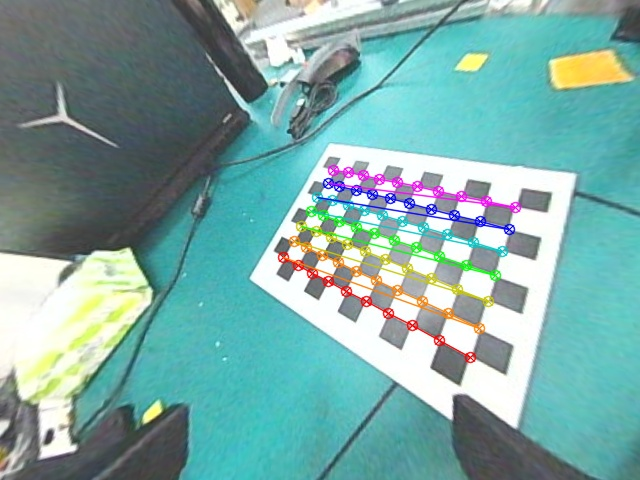
#> input picture control/calibration_data/sample_001.jpg, 640 x 480 px
$ python -i hand_eye_calibration.py   (imports and definitions only)   (older library calls are emulated)
#> lines starting #> are read from the running program, lines starting #| are printed output that depends on the picture
#!/usr/bin/env python3
"""
Eye-in-hand hand-eye calibration for Piper robotic arm with drag teaching.

The camera is rigidly mounted on the robot's end-effector (eye-in-hand).
A checkerboard is placed at a fixed position in the workspace.
Drag the arm to different poses; at each pose the script captures:
  - end-effector pose in robot base frame (from forward kinematics via CAN)
  - checkerboard pose in camera frame (via solvePnP)

After collecting enough samples (>= 5 recommended), solves AX = XB to find
the camera-to-end-effector rigid transformation.

Requirements: pip install opencv-python numpy
"""

import numpy as np
import cv2
import os
import sys
import time
import argparse
from datetime import datetime

sys.path.insert(0, os.path.join(os.path.dirname(os.path.abspath(__file__)), '..'))
from piper_sdk import C_PiperInterface_V2


# ---------------------------------------------------------------------------
# helpers
# ---------------------------------------------------------------------------

# [268 lines left out: functions _rpy_to_matrix, _matrix_to_rpy, _solve_pnp, _solve_pnp_with_rpe, load_intrinsics, _load_intrinsics_yaml and 3 more, not called in this run]


# ---------------------------------------------------------------------------
# HandEyeCalibrator
# ---------------------------------------------------------------------------

class HandEyeCalibrator:
    """Eye-in-hand calibration for the Piper arm (drag-teaching workflow)."""

    def __init__(self, can_name="can0", chessboard_size=(10, 7), square_size=0.025,
                 camera_matrix=None, dist_coeffs=None, save_dir="calibration_data"):
        self.can_name = can_name
        self.chessboard_size = chessboard_size
        self.square_size = square_size
        self.camera_matrix = camera_matrix
        self.dist_coeffs = dist_coeffs
        self.save_dir = save_dir

        # pre-compute object points for solvePnP
        cols, rows = chessboard_size
        self._objp = np.zeros((cols * rows, 3), np.float32)
        self._objp[:, :2] = np.mgrid[0:cols, 0:rows].T.reshape(-1, 2) * square_size

        self.robot_poses = []   # list of 4x4:  T_ee_base
        self.camera_poses = []  # list of 4x4:  T_target_cam

        self._piper = None
        os.makedirs(save_dir, exist_ok=True)

    # -- arm ----------------------------------------------------------------

    # [79 lines left out: functions connect, disconnect, read_arm_pose, read_arm_status, not called in this run]

    # -- checkerboard -------------------------------------------------------

    def detect_board(self, frame, robust=False):
        """Return refined subpixel corners.

        Args:
            frame: BGR image
            robust: if True, try multiple detector+preprocess combos and pick
                    the one with lowest PnP reprojection error (slower but
                    more reliable, for sample capture).
                    if False, fast single-pass detection (for live display).
        """
        # Undistort first — fisheye distortion makes checkerboard undetectable
        if self.camera_matrix is not None and self.dist_coeffs is not None:
            frame = _undistort_fisheye(frame, self.camera_matrix, self.dist_coeffs)

        gray = cv2.cvtColor(frame, cv2.COLOR_BGR2GRAY)
        size = self.chessboard_size
        criteria = (cv2.TERM_CRITERIA_EPS + cv2.TERM_CRITERIA_MAX_ITER, 30, 0.001)

        if not robust:
            # Fast path: single attempt for live display
            try:
                ok, corners = cv2.findChessboardCornersSB(
                    gray, size, flags=cv2.CALIB_CB_NORMAL | cv2.CALIB_CB_ACCURACY)
                if ok and corners is not None:
                    return cv2.cornerSubPix(gray, corners, (11, 11), (-1, -1), criteria)
            except Exception:
                pass
            try:
                ok, corners = cv2.findChessboardCorners(gray, size, None)
                if ok and corners is not None:
                    return cv2.cornerSubPix(gray, corners, (11, 11), (-1, -1), criteria)
            except Exception:
                pass
            return None

        # Robust path: try 4 combos, keep best RPE (for sample capture)
        clahe = cv2.createCLAHE(clipLimit=2.0, tileGridSize=(8, 8))
        gray_c = clahe.apply(gray)

        best_corners = None
        best_rpe = float('inf')

        for pre_name, g in [('SB+raw', gray), ('SB+clahe', gray_c),
                             ('CL+raw', gray), ('CL+clahe', gray_c)]:
            ok = False
            corners = None
            try:
                if pre_name.startswith('SB'):
                    ok, corners = cv2.findChessboardCornersSB(
                        g, size, flags=cv2.CALIB_CB_EXHAUSTIVE + cv2.CALIB_CB_ACCURACY)
                else:
                    ok, corners = cv2.findChessboardCorners(g, size, None)
            except Exception:
                continue

            if not ok or corners is None:
                continue

            c_ref = cv2.cornerSubPix(g, corners, (11, 11), (-1, -1), criteria)
            # RPE computed on UNDISTORTED image with identity distortion
            ret, rv, tv = cv2.solvePnP(self._objp, c_ref,
                                        self.camera_matrix, None,
                                        flags=cv2.SOLVEPNP_ITERATIVE)
            if not ret:
                continue
            proj, _ = cv2.projectPoints(self._objp, rv, tv,
                                         self.camera_matrix, None)
            rpe = np.mean(np.linalg.norm(proj.reshape(-1, 2) - c_ref.reshape(-1, 2), axis=1))
            if rpe < best_rpe:
                best_rpe = rpe
                best_corners = c_ref

        return best_corners

    # -- sample -------------------------------------------------------------

    # [240 lines left out: functions capture_sample, calibrate, _filter_consistent, _residual_axxb, _board_consistency, _rate_quality and 3 more, not called in this run]


# ---------------------------------------------------------------------------
# interactive loop
# ---------------------------------------------------------------------------

METHOD_MAP = {
    "tsai":       cv2.CALIB_HAND_EYE_TSAI,
    "park":       cv2.CALIB_HAND_EYE_PARK,
    "horaud":     cv2.CALIB_HAND_EYE_HORAUD,
    "andreff":    cv2.CALIB_HAND_EYE_ANDREFF,
    "daniiilidis": cv2.CALIB_HAND_EYE_DANIILIDIS,
}


# [244 lines left out: functions _live_loop, main, not called in this run]


# [2 lines not run here, left out]

>>> import cv2
>>> picture = cv2.imread('calibration_data/sample_001.jpg')
#> picture is the input picture: shape (480, 640, 3); mean B, G, R 165.3, 168.9, 125.1
>>> result = HandEyeCalibrator().detect_board(picture)
#> in detect_board, `gray = cv2.cvtColor(frame, cv2.COLOR_BGR2GRAY)`:
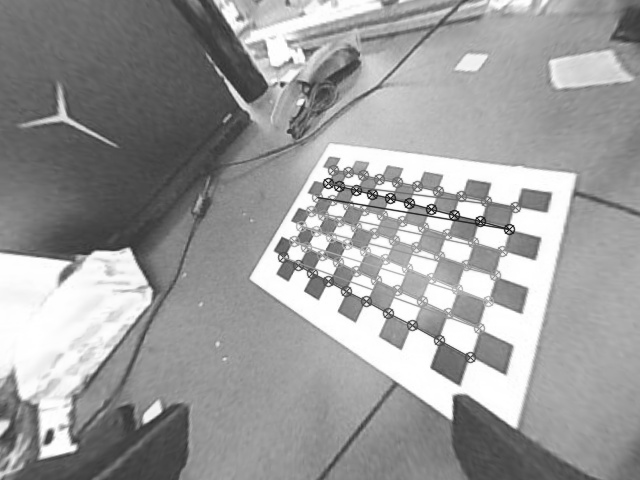
#> gray: shape (480, 640); min 22, max 255, mean 155.4
#> in detect_board, `ok, corners = cv2.findChessboardCorners(gray, size, None)`: ok = False; corners = None

$ run again, on control/calibration_data/sample_002.jpg
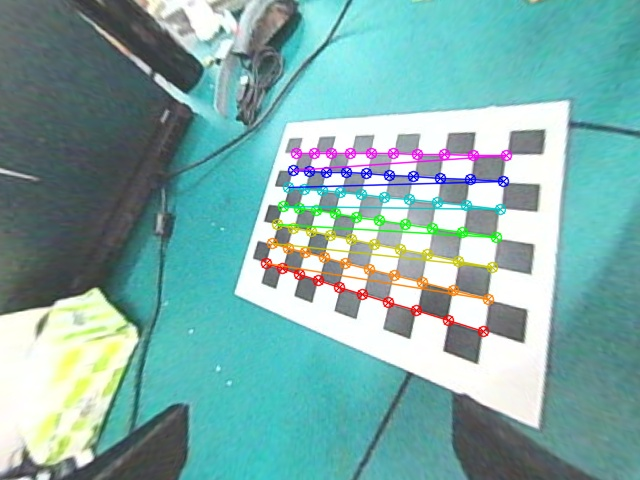
#> input picture control/calibration_data/sample_002.jpg, 640 x 480 px
#> picture is the input picture: shape (480, 640, 3); mean B, G, R 169, 172.1, 126.7
#> in detect_board, `gray = cv2.cvtColor(frame, cv2.COLOR_BGR2GRAY)`:
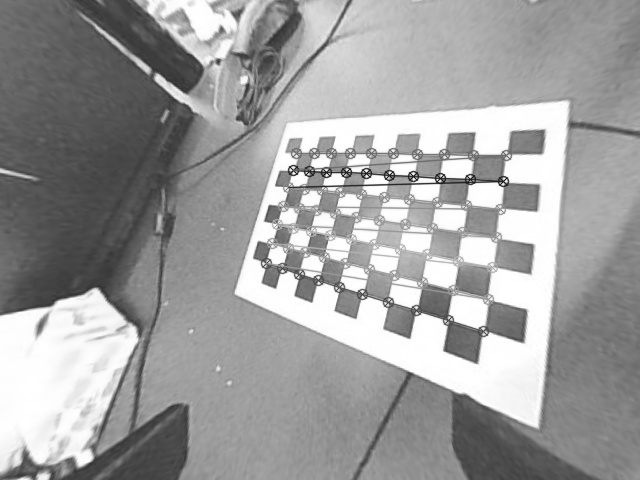
#> gray: shape (480, 640); min 25, max 255, mean 158.1
#> ok = False; corners = None

$ run again, on control/calibration_data/sample_003.jpg
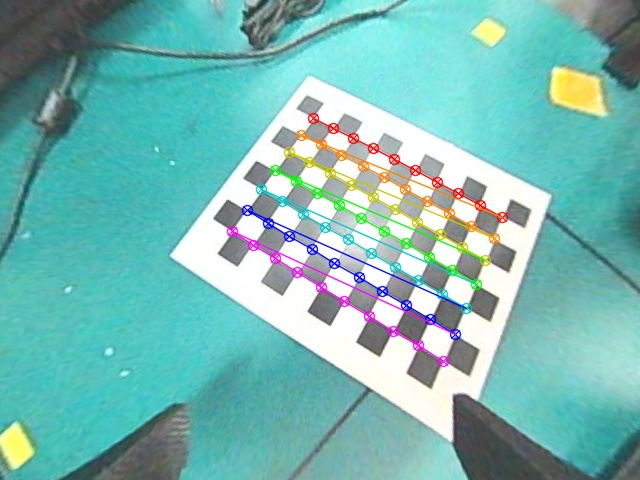
#> input picture control/calibration_data/sample_003.jpg, 640 x 480 px
#> picture is the input picture: shape (480, 640, 3); mean B, G, R 179.8, 184.9, 121.6
#> in detect_board, `gray = cv2.cvtColor(frame, cv2.COLOR_BGR2GRAY)`:
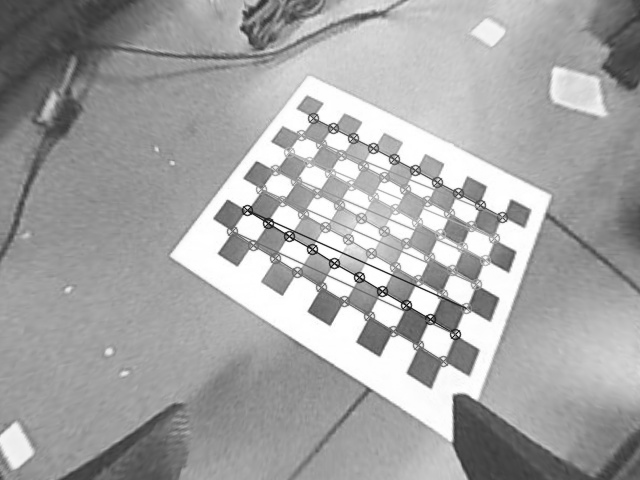
#> gray: shape (480, 640); min 25, max 255, mean 165.4
#> ok = False; corners = None

$ run again, on control/calibration_data/sample_004.jpg
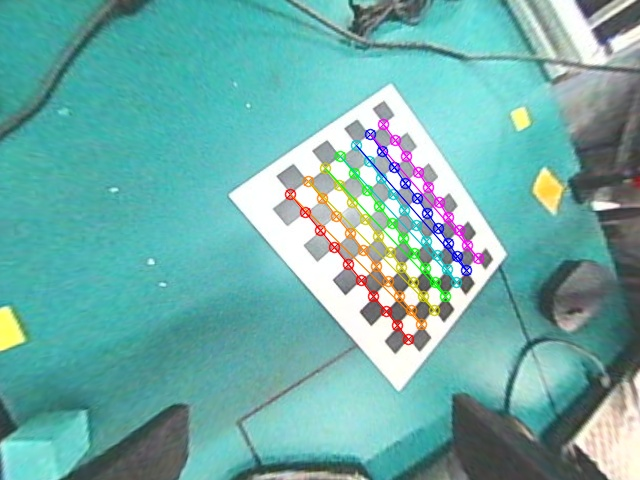
#> input picture control/calibration_data/sample_004.jpg, 640 x 480 px
#> picture is the input picture: shape (480, 640, 3); mean B, G, R 169.7, 174.3, 111.4
#> in detect_board, `gray = cv2.cvtColor(frame, cv2.COLOR_BGR2GRAY)`:
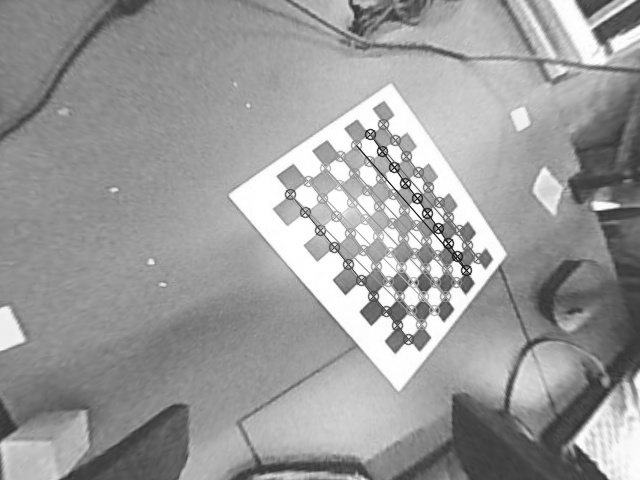
#> gray: shape (480, 640); min 25, max 255, mean 155
#> ok = False; corners = None
